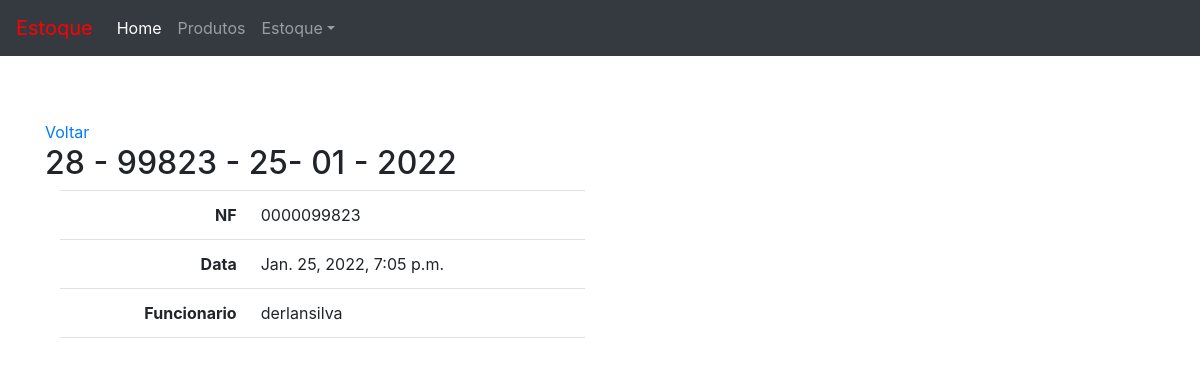
Page /estoque/exit/28/ on the committed database.
### estoque/models.py (models this page shows, shortened)
class Estoque(TimeStampedModel):
    funcionario = models.ForeignKey(User , on_delete=models.CASCADE)
    nf = models.PositiveBigIntegerField('nota fiscal' , null = True , blank= True)
    movimento = models.CharField(max_length=1 , choices=MOVEMENT)
    class Meta:
        ordering  =('-created',)
    def __str__(self):
        return f'{self.pk} - {self.nf} - {self.created.strftime("%d- %m - %Y")}'
    def nf_formated(self):
        return str(self.nf).zfill(10)

### core/models.py (models this page shows)
class TimeStampedModel(models.Model):
    created = models.DateTimeField(
        'created at ...',
        auto_now_add= True,
        auto_now= False
    )
    modified = models.DateTimeField(
        'modified at' ,
        auto_now_add=  False,
        auto_now=True
    )

### estoque/views.py (the view)
# urls.py: path('exit/<int:pk>/' , v.saida_datail , name='estoque_saida_detail'),
def saida_datail(request , pk):
    template_name = 'estoque_saida_detail.html'
    obj = Estoque.objects.get(pk = pk)
    context = {'object' : obj}
    return render(request , template_name  , context)

### estoque/templates/estoque_saida_detail.html
{% extends 'base.html' %}
{% block content %}
<a href="{% url 'estoque:saida_list' %}">Voltar</a>
<h2>{{ object }}</h2>
    <div class="col-sm-6">
        <table class="table table-user-information">
            <tbody>
                <tr>
                    <th class="text-right">NF</th>
                    <td>{{ object.nf_formated }}</td>
                </tr>
                <tr>
                    <th class="text-right">Data</th>
                    <td>{{ object.created }}</td>
                </tr>
                <tr>
                    <th class="text-right">Funcionario</th>
                    <td>{{ object.funcionario }}</td>
                </tr>
            </tbody>
        </table>
    </div>
{% endblock content %}

### core/static/styles/style.css (style rules this page uses)
body { margin-top: 120px; }

### rows in the picture
Estoque: timestampedmodel_ptr_id+nf "28 - 99823 - 25- 01 - 2022", nf_formated "0000099823", funcionario "derlansilva"
TimeStampedModel: created "Jan. 25, 2022, 7:05 p.m."
